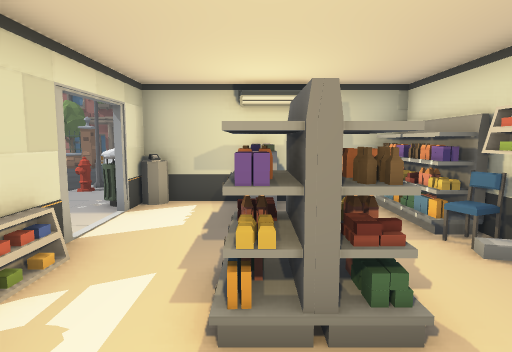
View 1 (above)

24 first-person views from a walk through a scene from a Unity 3-D project. The camera is 1.5 m above the floor, tilts 6° down and sees 75° across. The floor is counted in squares, 1 m on a side. Each view is taken from the middle of a square. On the plan, view 1 faces up. The plan holds only what a view shows up to about 15 squares ahead; the rest is blank. The place goes on beyond the plan. The player character is not drawn. Door leaves are left out, so doorways stand open. Some surface patterns are stand-ins.

View 2
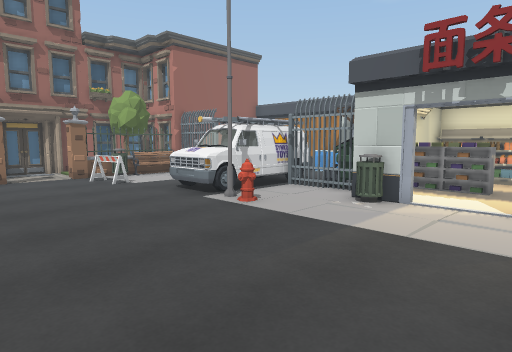

View 3
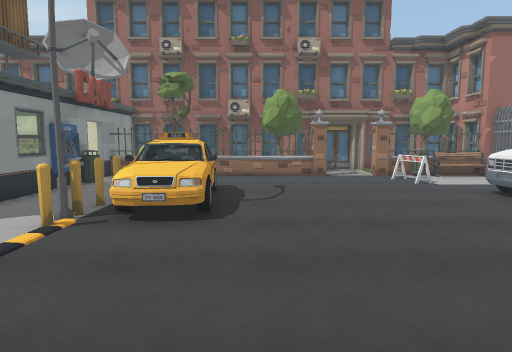

View 4
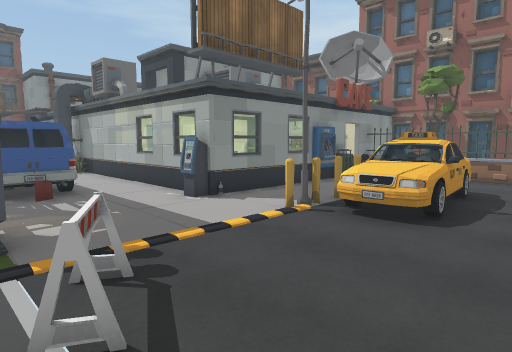

View 5
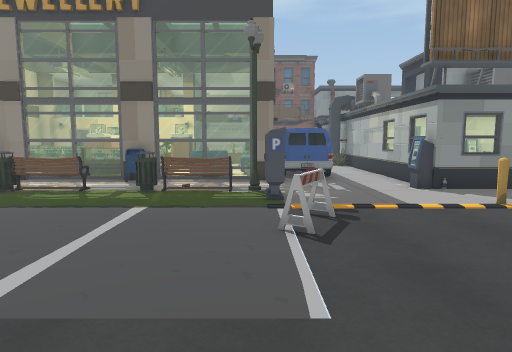

View 6
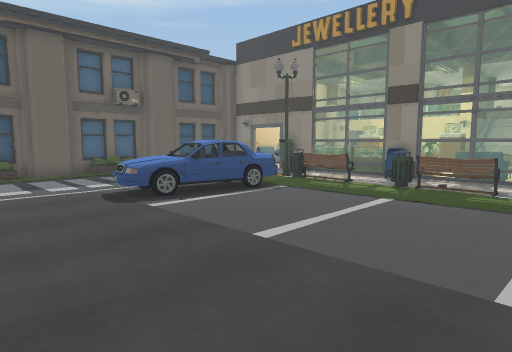

View 7
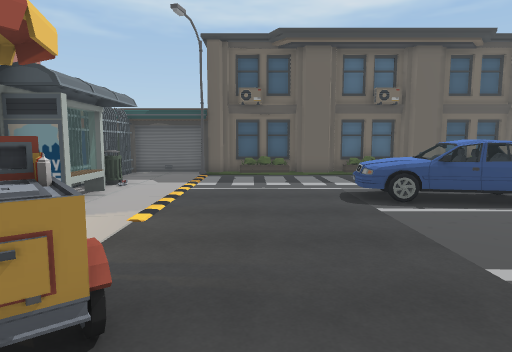

View 8
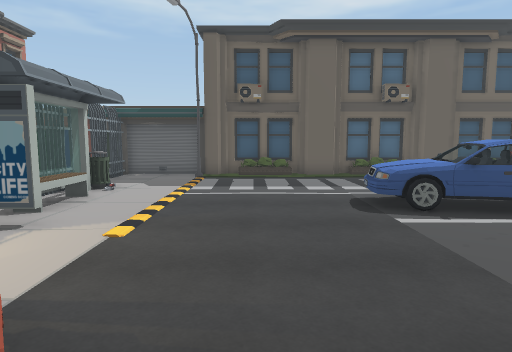

View 9
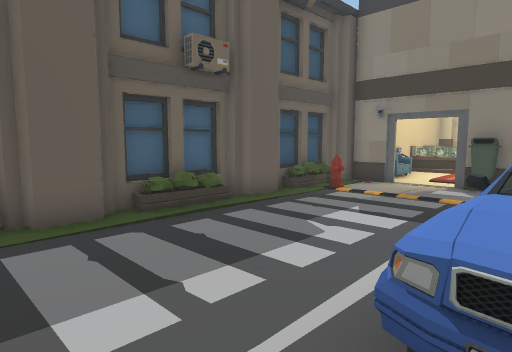

View 10
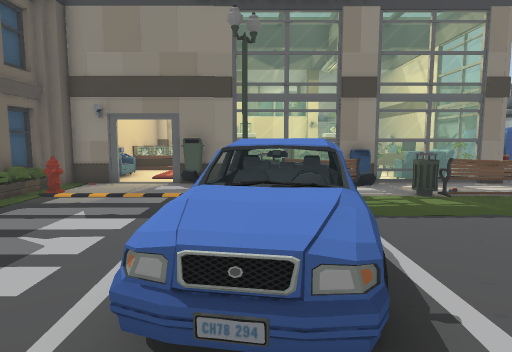

View 11
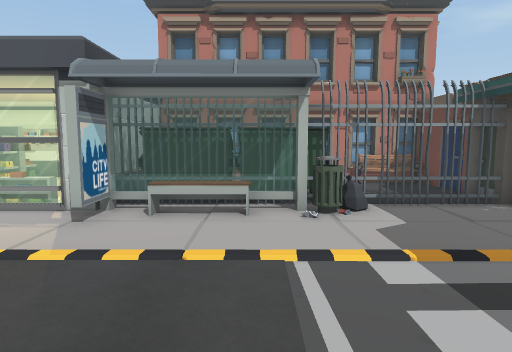

View 12
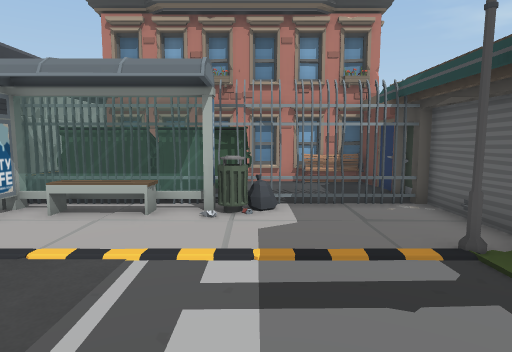

View 13
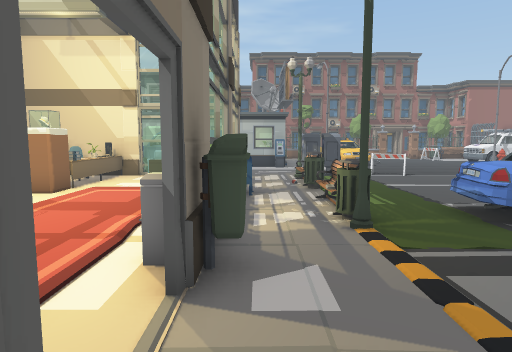

View 14
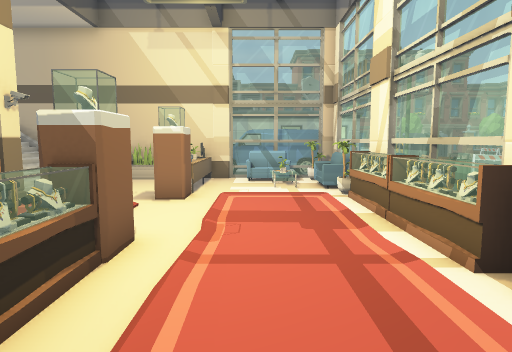

View 15
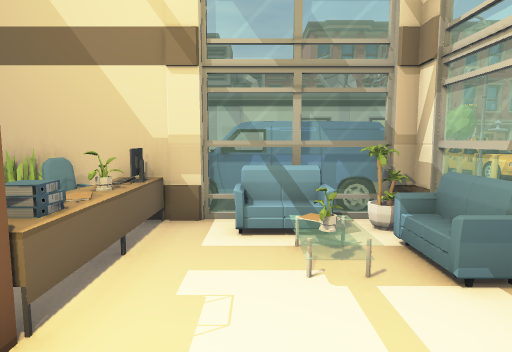

View 16
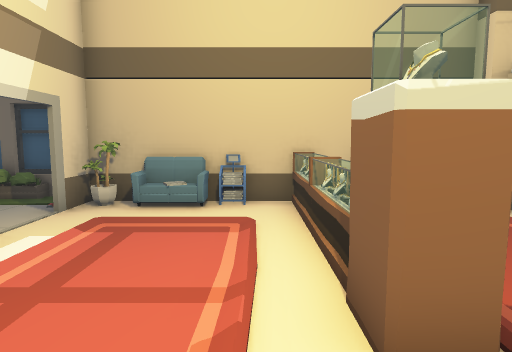

View 17
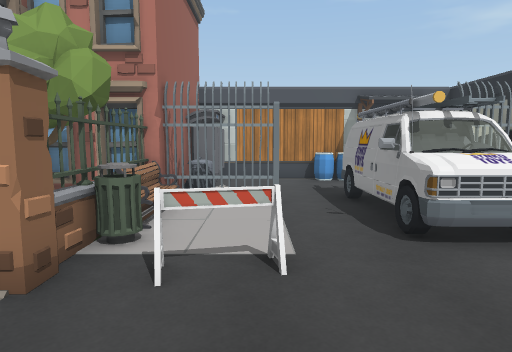

View 18
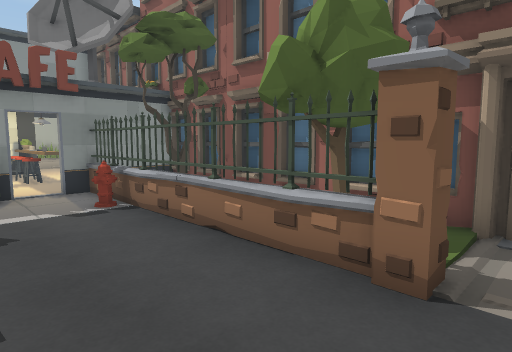

View 19
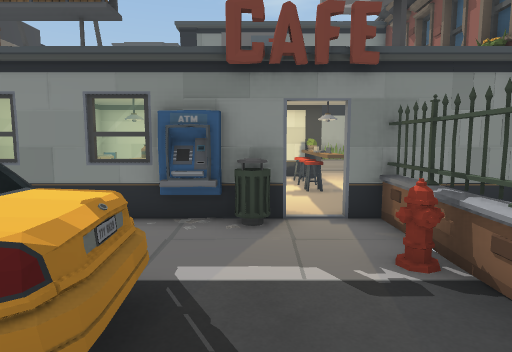

View 20
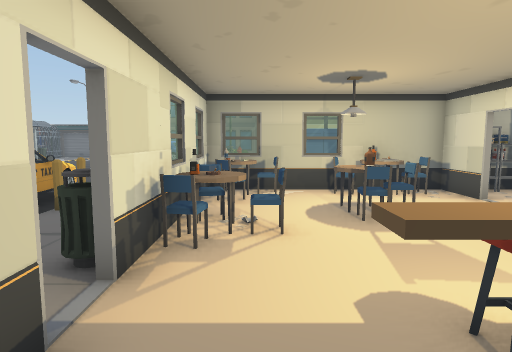

View 21
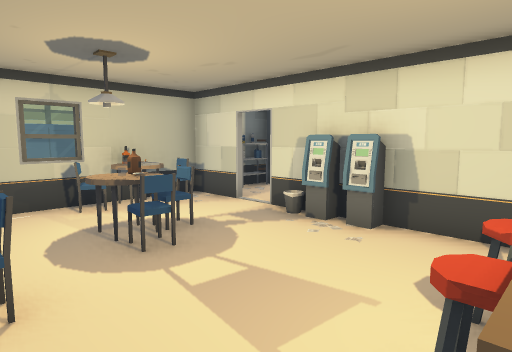

View 22
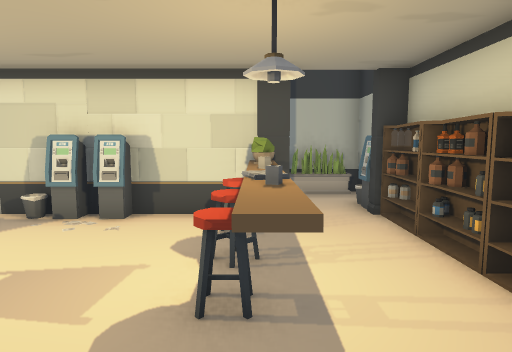

View 23
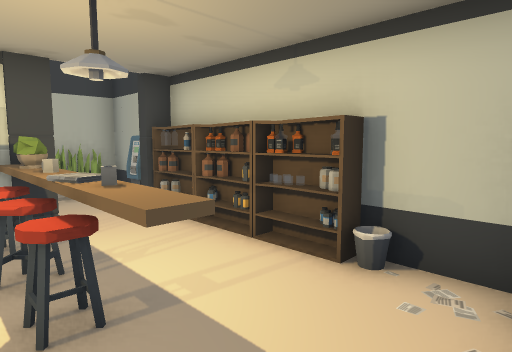

View 24
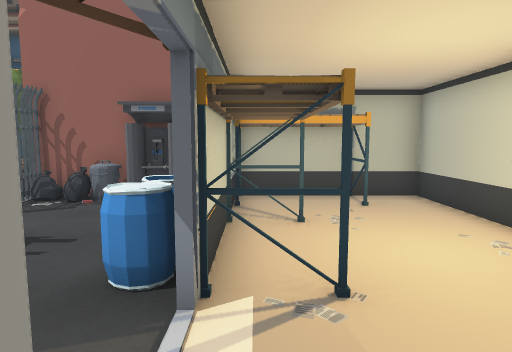

### Floor plan
Key: @ floor where view 1 was taken; # wall or solid block; . floor; / step, stairs or slope; D open door; = window, fence, low wall or low ledge; ^ raised ledge; A van; S shelf; T tree; F fence; B bench; R barrier; M cash machine; C sofa; P plant; E car; L planter; K desk; H phone; I sign; G pillar; J rack; O other object.
Columns run from 27 left of view 1 to 8 right of it. Each row starts with its distance up from view 1.
 22                 #
 21 #G  SSO##########OOOOO   #
 20 MGS..... #.T    T....  T #
 19  G...... ###^#####F.F### #
 18  GOOOOO..==O=====#F.F#OB=OOO#H######
 17  #........  .........R   F.OHH#...J.
 16  #.......O  .........R   F....I.....
 15  #M....OOM  OOO...............#J#...
 14  #M..O.OO#  OOO........A......I....O
 13  #..OO..O# OOOO.......AAAAA..OI....
 12 ....OO..O# OOOO.......AAAAA...OJ#..
 11 .#.OO..OO= OOOO.......# .F.  .....
 10 SOOOO=#OO# OOOO.......O  FOO
  9         MM  ..........   FOO  #.
  8             ..........  OO#S##S#
  7   AAAAA     ..........  D..#..S
  6   AAAAA     ..........  D..S..S#
  5  AAAAAA  O#.RRR.......  D... .O#
  4  K.CCP#  O#..........   S..# .OS
  3 KP..O.=  B..........OO   ..SS.#S
  2 KK..P.C  B...........OO   ..S.
  1 KK...P=  B............
  0 .O/...PO O............  #S @
 -1 ......OO B............  #
 -2 ......O  B............ OOFO#
 -3  .....=  B.EEEEEE.....  OFO
 -4 .O....O  O.EEEEEE.....  OFO
 -5 .O....=  .....EEE.....  OFO.
 -6  O....OO .............  OFO.
 -7  O....D  .............  OFO..##
 -8  O....D  .............   F...##
 -9  O..O.D  .............   F...B#
-10 #=#OC##.OL....L....L.#   F...##
-11       ###L####L#######OOO######
-12                          F
-13                          F

Positions as (right, up) in squares from view 1, and headings:
1: (0, 0), facing up
2: (-11, 4), facing up-right
3: (-12, 4), facing up
4: (-11, 4), facing up-left
5: (-8, 4), facing left
6: (-7, 5), facing down-left
7: (-8, 5), facing down
8: (-8, 4), facing down
9: (-9, -4), facing down-left
10: (-9, -4), facing left
11: (-10, -5), facing right
12: (-10, -7), facing right
13: (-20, -10), facing up
14: (-24, -9), facing up
15: (-24, -2), facing up
16: (-25, -2), facing down
17: (-10, 16), facing right
18: (-8, 15), facing up-left
19: (-12, 16), facing left
20: (-20, 20), facing down
21: (-20, 18), facing down-left
22: (-19, 18), facing left
23: (-19, 17), facing up-left
24: (4, 9), facing up
